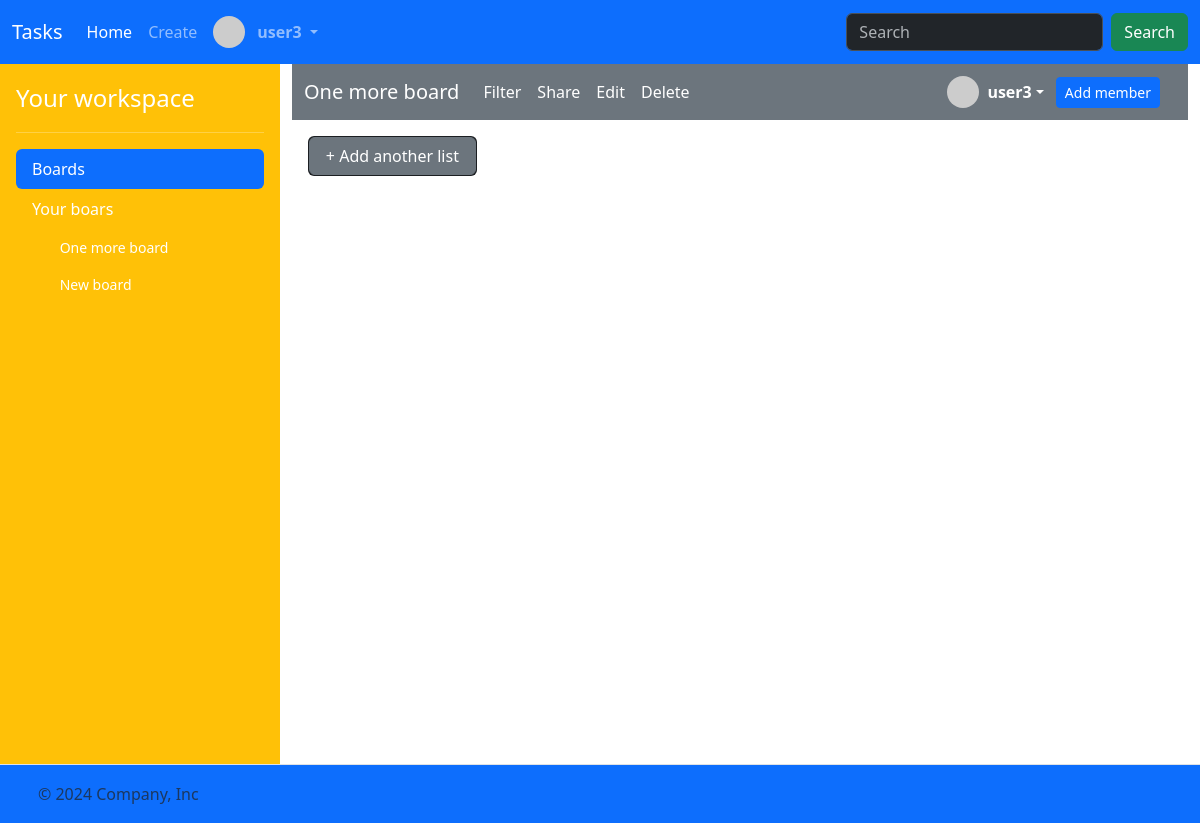
The app's page /boards/28 (signed in), older data.
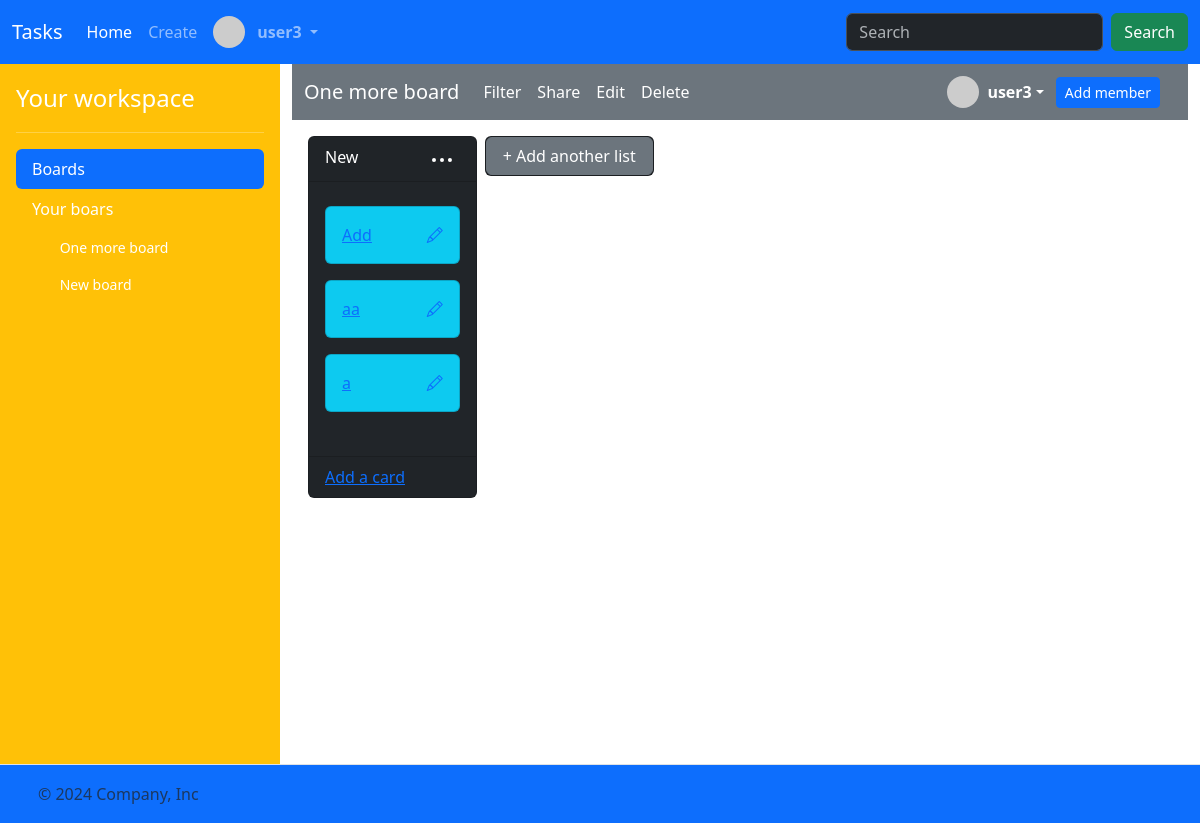
The same page, newer data.
### task/models.py (models this page shows)
class User(AbstractUser):
    bio = models.CharField(max_length=256)

class Board(models.Model):
    name = models.CharField(max_length=256)
    description = models.CharField(max_length=256)
    members = models.ManyToManyField(User, related_name="boards")
    created_at = models.DateTimeField(auto_now_add=True)

class List(models.Model):
    board = models.ForeignKey("Board", on_delete=models.CASCADE, related_name="lists")
    name = models.CharField(max_length=256)
    position = models.DecimalField(max_digits=10, decimal_places=2)
    created_at = models.DateTimeField(auto_now_add=True)

class Card(models.Model):
    list = models.ForeignKey("List", on_delete=models.CASCADE, related_name="cards")
    title = models.CharField(max_length=256)
    description = models.CharField(max_length=256)
    due_date = models.DateTimeField(null=True, blank=True)
    position = models.DecimalField(max_digits=10, decimal_places=2)
    members = models.ManyToManyField(User, related_name="cards")
    created_at = models.DateTimeField(auto_now_add=True)

### task/views.py (the view)
# urls.py: path("boards/<int:board_id>", views.board, name="board"),
@csrf_exempt
@login_required
def board(request, board_id):
    board = (
        request.user.boards.filter(id=board_id)
        .prefetch_related("members", "lists__cards", "lists")
        .first()
    )
    lists = (
        board.lists.all()
        .order_by("position")
        .prefetch_related(
            Prefetch(
                "cards",
                queryset=Card.objects.order_by("position"),
                to_attr="ordered_cards",
            )
        )
    )
    members = board.members.all()
    total_member = members.count()
    for index, member in enumerate(members):
        member.index = total_member - index
    return render(
        request,
        "task/board.html",
        {
            "board": board,
            "lists": lists,
            "boards": request.user.boards.all(),
            "members": members,
        },
    )

### task/templates/task/board.html (shortened to what this page needs)
{% extends "task/layout.html" %}
{% load static %}
{% block main %}
<nav class="navbar navbar-expand-lg bg-secondary"  data-bs-theme="dark">
    <div class="container-fluid">
      <a id="board-title" class="navbar-brand" href="{% url 'board' board.id %}" data-board-id="{{ board.id }}">{{ board.name }}</a>
      <div class="collapse navbar-collapse" id="navbarSupportedContent">
        <ul class="navbar-nav me-auto mb-2 mb-lg-0">
            <li class="nav-item">
                <a class="nav-link active" aria-current="page" href="#Filter">Filter</a>
            </li>
            <li class="nav-item">
                <a class="nav-link active" aria-current="page" href="#Share">Share</a>
            </li>
            <li class="nav-item">
                <a class="nav-link active" aria-current="page" href="{% url 'edit_board' board.id %}">Edit</a>
            </li>
            <li class="nav-item">
                <button type="button" class="nav-link active" data-bs-toggle="modal" data-bs-target="#confirmBoardDeletionModal">
                    Delete
                </button>
            </li>
        </ul>
        <div style="display: flex; align-items: center; gap: 12px;">
            <div class="dropdown">
                <a href="#" class="d-flex align-items-center text-white text-decoration-none dropdown-toggle" id="dropdownUser1" data-bs-toggle="dropdown" aria-expanded="false">
                  <img src="https://i.pravatar.cc/48?u={{ user.id }}" alt="" width="32" height="32" class="rounded-circle me-2">
                  <strong>{{ user.username }}</strong>
                </a>
            </div>
            <a class="btn btn-sm btn-primary" href="{% url 'board_add_member' board.id %}">Add member</a>
        </div>
      </div>
    </div>
</nav>
<div class="mt-3" style="margin-left: 12px;">
    <div class="task-lists g-3 mt-2" style="display:flex; overflow-x: auto; width: 100%; max-width: 100%;">
            {% for list in lists %}
            <div class="col px-1" style="flex: 0 0 20%;">
                <div class="card bg-dark task-list" draggable="true" id="list-id-{{ list.id }}" data-list-id="{{ list.id }}">
                    <div class="card-header text-white">
                        <div style="display: flex;justify-content: space-between;">
                            <span>{{ list.name }}</span>
                            <div class="dropdown">
                                <button style="background: transparent; border: 0;" data-bs-toggle="dropdown" aria-expanded="false">
                                    <svg xmlns="http://www.w3.org/2000/svg" viewBox="0 0 24 24" width="24" height="24" fill="white"><path d="M20 14a2 2 0 1 1-.001-3.999A2 2 0 0 1 20 14ZM6 12a2 2 0 1 1-3.999.001A2 2 0 0 1 6 12Zm8 0a2 2 0 1 1-3.999.001A2 2 0 0 1 14 12Z"></path></svg>
                                </button>
                              </div>
                        </div>
                    </div>
                    <div class="card-body" style="display:flex; flex-direction: column; max-height: 550px !important; overflow-y: auto;" data-list-id="{{ list.id }}">
                        {% for card in list.ordered_cards %}
                        <a href="{% url 'card' card.id %}">
                            <div class="task-card card bg-info my-2" data-card-id="{{ card.id }}" data-list-id="{{ list.id }}" id="card-id-{{ card.id }}" draggable="true">
                                <div class="card-body" style="display: flex; justify-content: space-between;">
                                    <span>{{ card.title }}</span>
                                    <a href="{% url 'edit_card_title' card.id %}"><i class="bi bi-pencil"></i></a>
                                </div>
                            </div>
                        </a>
                        {% endfor %}
                        <div class="task-card" style="width: 100%; min-height: 20px; flex: 1;"></div>
                    </div>
                    <div class="card-footer text-body-secondary">
                        <a href="{% url 'list_add_card_view' list.id %}">Add a card</a>
                    </div>
                </div>
            </div>
            {% endfor %}
            <div class="col px-1" style="flex: 0 0 20%;">
                <div class="card bg-dark task-list" draggable="true" id="list-id-{{ list.id }}" data-list-id="{{ list.id }}">
                    <a class="btn btn-secondary" href="{% url 'board_add_list_view' board.id %}">+ Add another list</a>
                </div>
            </div>
    </div>
</div>
{% endblock %}

### task/templates/task/layout.html (shortened to what this page needs)
<!DOCTYPE html>
{% load static %}
<html lang="en">
    <head>
        <link href="https://cdn.jsdelivr.net/npm/bootstrap@5.3.3/dist/css/bootstrap.min.css" rel="stylesheet">
        <link rel="stylesheet" href="https://cdn.jsdelivr.net/npm/bootstrap-icons@1.3.0/font/bootstrap-icons.css">
        <link href="{% static 'styles.css' %}" rel="stylesheet">
    </head>
    <body>
        <header>
            <nav class="navbar navbar-expand-lg bg-primary"  data-bs-theme="dark">
                <div class="container-fluid">
                  <a class="navbar-brand" href="{% url 'index' %}">Tasks</a>
                  <div class="collapse navbar-collapse" id="navbarSupportedContent">
                    <ul class="navbar-nav me-auto mb-2 mb-lg-0" style="display: flex;
    align-items: center;">
                        {% if user.is_authenticated %}
                      <li class="nav-item">
                        <a class="nav-link active" aria-current="page" href="{% url 'index' %}">Home</a>
                      </li>
                      <li class="nav-item">
                        <a class="nav-link" href="{% url 'create_board' %}">Create</a>
                      </li>
                      <li class="nav-item dropdown">
                        <a class="nav-link dropdown-toggle" href="#" role="button" data-bs-toggle="dropdown" aria-expanded="false" style="display: flex; align-items: center; gap: 4px;">
                            <img src="https://i.pravatar.cc/48?u={{ user.id }}" alt="" width="32" height="32" class="rounded-circle me-2">
                            <strong>{{ user.username }}</strong>
                        </a>
                      </li>
                    </ul>
                    <form class="d-flex" role="search">
                      <input class="form-control me-2" type="search" placeholder="Search" aria-label="Search">
                      <button class="btn btn-success" type="submit">Search</button>
                    </form>
                      {% endif %}
                  </div>
                </div>
              </nav>
        </header>
        <main>
            <div class="d-flex flex-nowrap">
                {% if user.is_authenticated %}
                <div class="d-flex flex-column flex-shrink-0 p-3 text-white bg-warning" style="width: 280px;">
                    <a href="/" class="d-flex align-items-center mb-3 mb-md-0 me-md-auto text-white text-decoration-none">
                      <span class="fs-4">Your workspace</span>
                    </a>
                    <hr>
                    <ul class="nav nav-pills flex-column mb-auto">
                      <li class="nav-item">
                        <a href="#" class="nav-link active" aria-current="page">
                          Boards
                        </a>
                      </li>
                      <li class="mb-1">
                        <button  class="nav-link text-white collapsed" data-bs-toggle="collapse" data-bs-target="#home-collapse" aria-expanded="true">
                            Your boars
                            </button>
                            <div class="collapse show" id="home-collapse">
                            <ul class="btn-toggle-nav list-unstyled fw-normal pb-1 small" style="max-height: 490px; overflow-y: auto;">
                                {% for board in boards %}
                                <li>
                                    <a href="{% url 'board' board.id %}" class="nav-link text-white">
                                      <svg class="bi me-2" width="16" height="16"><use xlink:href="#speedometer2"></use></svg>
                                      {{ board.name }}
                                    </a>
                                  </li>
                                  {% endfor %}
                            </ul>
                            </div>
                      </li>
                    </ul>
                </div>
                {% endif %}
                <div style="flex: 1; background: white; overflow-x: hidden; min-height: 700px;" class="container-fluid">
                    {% block main %}{% endblock %}
                </div>
            </div>
        </main>
        <footer class="d-flex flex-wrap justify-content-between align-items-center py-3 border-top bg-primary">
            <div class="col-md-4 d-flex align-items-center">
              <a href="/" class="mb-3 me-2 mb-md-0 text-body-secondary text-decoration-none lh-1">
                <svg class="bi" width="30" height="24"><use xlink:href="#bootstrap"></use></svg>
              </a>
              <span class="mb-3 mb-md-0 text-body-secondary">© 2024 Company, Inc</span>
            </div>
            <ul class="nav col-md-4 justify-content-end list-unstyled d-flex">
              <li class="ms-3"><a class="text-body-secondary" href="#"><svg class="bi" width="24" height="24"><use xlink:href="#twitter"></use></svg></a></li>
              <li class="ms-3"><a class="text-body-secondary" href="#"><svg class="bi" width="24" height="24"><use xlink:href="#instagram"></use></svg></a></li>
              <li class="ms-3"><a class="text-body-secondary" href="#"><svg class="bi" width="24" height="24"><use xlink:href="#facebook"></use></svg></a></li>
            </ul>
        </footer>
    </body>
</html>

Row changes from the older to the newer data that the page shows:
added List: name "New"
added Card: title "Add"
added Card: title "aa"
added Card: title "a"
